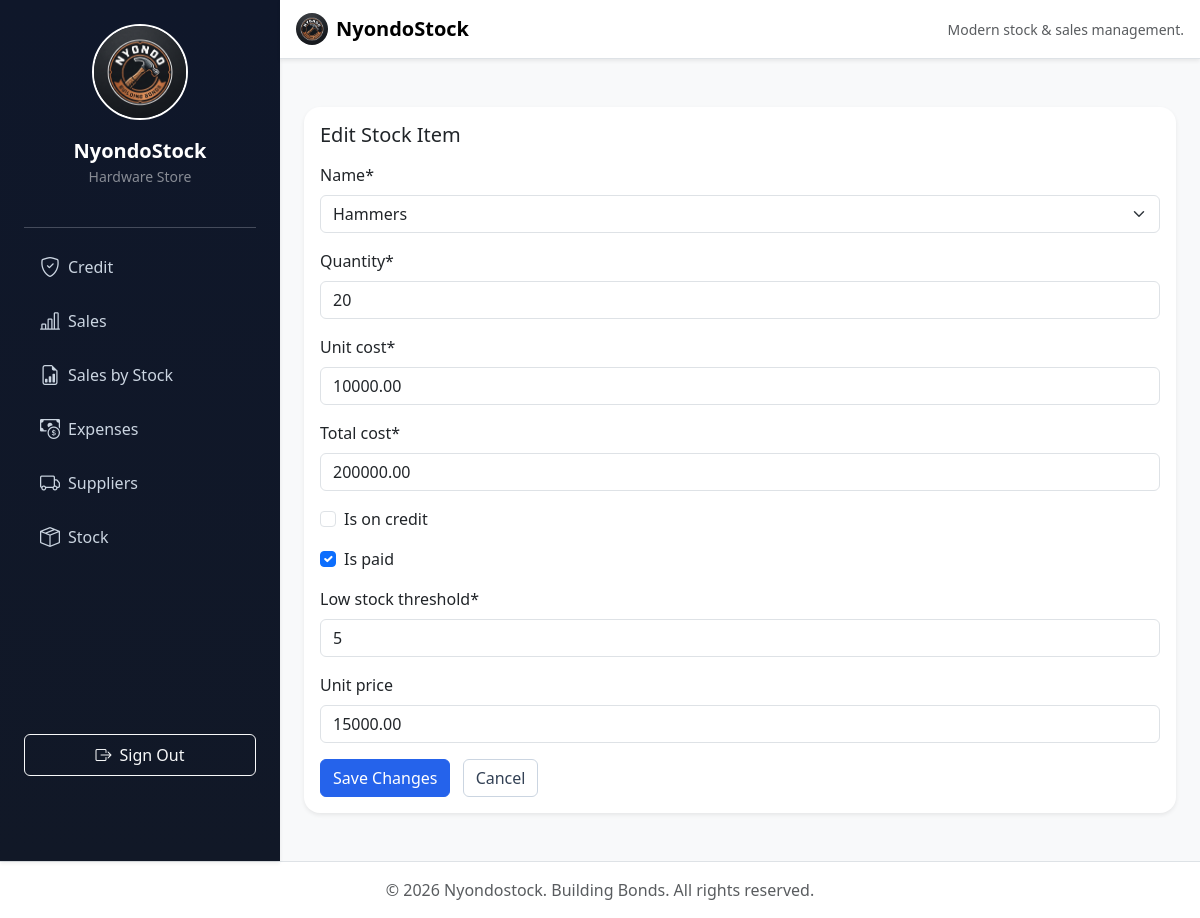
Page /stock/stock/edit/2/ on the earlier database version.
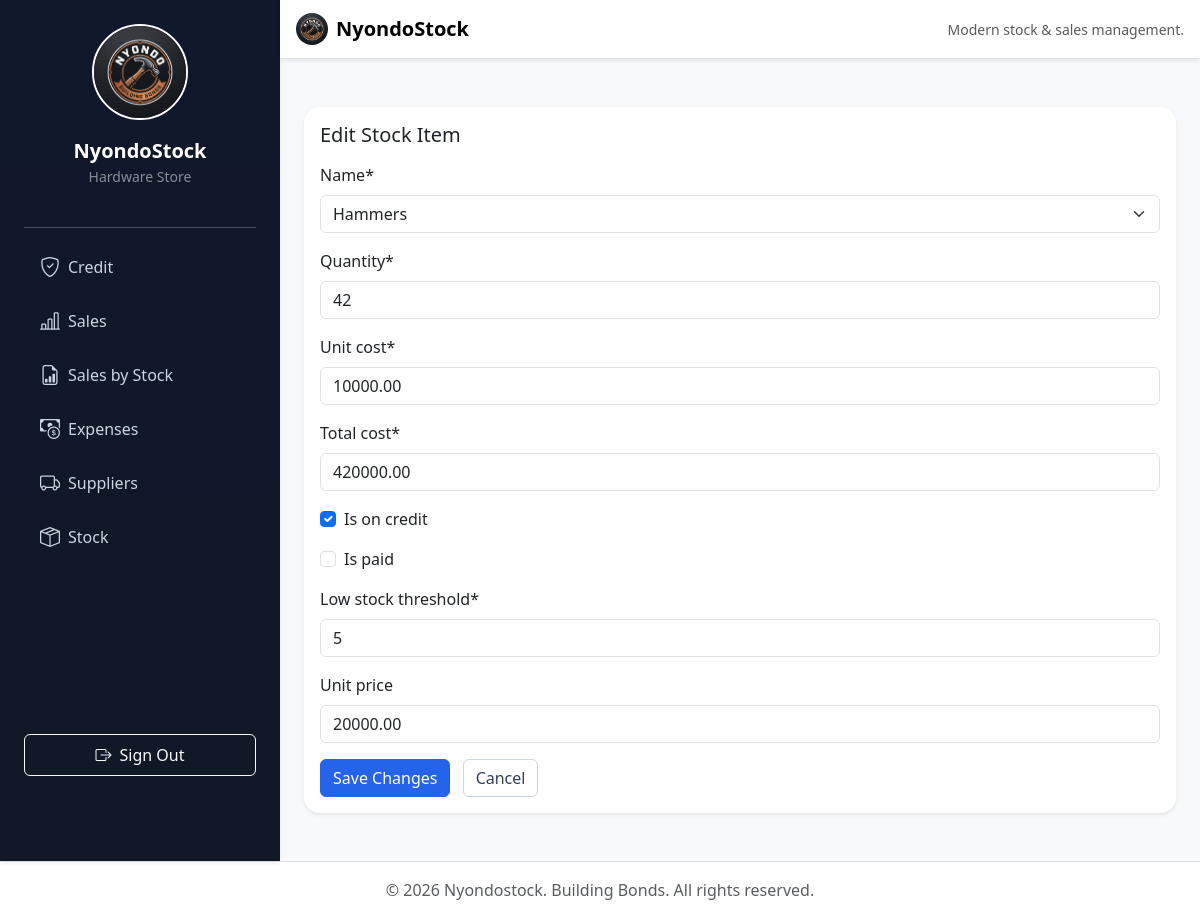
Same page on the later database version.
### stock/models.py (models this page shows, shortened)
class Stock(models.Model):
    STOCK_CHOICES = [
      ('hammers', 'Hammers'),
      ('nails', 'Nails'),
      ('iron sheets', 'Iron Sheets'),
      ('cement', 'Cement'),
      ('toolbox','Toolbox'),
      ('timber', 'Timber'),
      ('wire mesh', 'Wire Mesh'),
    ]
    name = models.CharField(max_length=25, choices=STOCK_CHOICES)
    quantity = models.IntegerField()
    date = models.DateTimeField(auto_now_add=True)
    unit_cost = models.DecimalField(max_digits=20, decimal_places=2)
    total_cost = models.DecimalField(max_digits=20, decimal_places=2)
    is_on_credit = models.BooleanField(default=False)
    is_paid = models.BooleanField(default=False)
    low_stock_threshold = models.IntegerField(default=5)
    unit_price = models.DecimalField(max_digits=20, decimal_places=2, null=True, blank=True)
    is_deleted = models.BooleanField(default=False)
    objects = StockManager()  # Default manager - excludes deleted
    all_objects = models.Manager()  # Get all, including deleted

### stock/views.py (the view)
# urls.py: path('stock/edit/<int:pk>/', views.stock_edit, name='stock_edit'),
def stock_edit(request, pk):
    stock = get_object_or_404(Stock.all_objects, pk=pk)
    if request.method == 'POST':
        form = StockForm(request.POST, instance=stock)
        if form.is_valid():
            form.save()
            messages.success(request, f"Stock '{stock.name}' was updated successfully.")
            return redirect('stock_detail', pk=stock.pk)
    else:
        form = StockForm(instance=stock)
    return render(request, 'store/stock_form.html', {'form': form, 'stock': stock})

### stock/forms.py
class StockForm(forms.ModelForm):
    class Meta:
        model = Stock
        exclude = ['date', 'is_deleted']
        widgets = {
            'total_cost': forms.NumberInput(attrs={
                'readonly': 'readonly',
                'step': '0.01',
            }),
            'quantity': forms.NumberInput(attrs={
                'min': '1',
            }),
            'total_cost': forms.NumberInput(attrs={
                'readonly': 'readonly',
                'step': '0.01',
            }),
        }
        error_messages = {
            'quantity': {
                'min_value': 'Quantity must be at least 1.',
            },
            'total_cost': {
                'min_value': 'Total cost cannot be negative.',
            },
        }

### stock/context_processors.py (called while the page is built)
def low_stock_alerts(request):
    alert_count = 0
    if request.user.is_authenticated:
        alert_count = Stock.objects.filter(quantity__lte=F('low_stock_threshold')).count()
    return {
        'low_stock_count': alert_count
    }

### templates/store/stock_form.html (shortened to what this page needs)
{% extends 'base.html' %}
{% load crispy_forms_tags static %}
{% block extra_css %}
<link rel="stylesheet" href="{% static 'css/dashboard.css' %}">
{% endblock %}
{% block content %}
<div class="container my-4">
    <div class="card shadow-sm">
        <div class="card-body">
            <h3 class="h5 mb-3">Edit Stock Item</h3>
            <form method="POST" novalidate>
                {{ form | crispy }}
                <div class="mt-3">
                    <button type="submit" class="btn btn-primary">Save Changes</button>
                    <a href="{% url 'stock_detail' stock.id %}" class="btn btn-outline-secondary ms-2">Cancel</a>
                </div>
            </form>
        </div>
    </div>
</div>
{% endblock %}

Differences in the rows shown:
changed Stock "Hammers": quantity "20" → "42"; total_cost "200000.00" → "420000.00"; is_on_credit "☐" → "☑"; is_paid "☑" → "☐"; unit_price "15000.00" → "20000.00"
